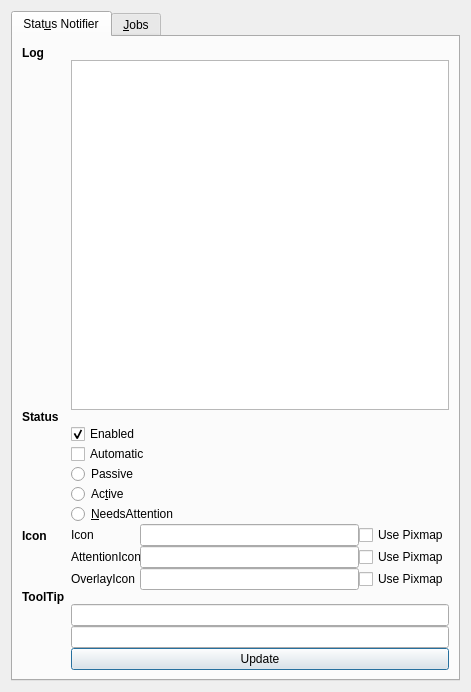
<?xml version="1.0" encoding="UTF-8"?>
<ui version="4.0">
 <class>StatusNotifierTest</class>
 <widget class="QDialog" name="StatusNotifierTest">
  <property name="geometry">
   <rect>
    <x>0</x>
    <y>0</y>
    <width>471</width>
    <height>692</height>
   </rect>
  </property>
  <property name="minimumSize">
   <size>
    <width>0</width>
    <height>100</height>
   </size>
  </property>
  <property name="windowTitle">
   <string>Stat&amp;usNotifier Testap</string>
  </property>
  <property name="windowIcon">
   <iconset theme="plasma">
    <normaloff>.</normaloff>.</iconset>
  </property>
  <layout class="QHBoxLayout" name="horizontalLayout_2">
   <item>
    <widget class="QTabWidget" name="JobTab">
     <property name="currentIndex">
      <number>0</number>
     </property>
     <widget class="QWidget" name="tab">
      <attribute name="title">
       <string>Stat&amp;us Notifier</string>
      </attribute>
      <layout class="QFormLayout" name="formLayout">
       <property name="verticalSpacing">
        <number>0</number>
       </property>
       <item row="0" column="0">
        <widget class="QLabel" name="label_4">
         <property name="text">
          <string>&lt;html&gt;&lt;head/&gt;&lt;body&gt;&lt;p&gt;&lt;span style=&quot; font-weight:600;&quot;&gt;Log&lt;/span&gt;&lt;/p&gt;&lt;/body&gt;&lt;/html&gt;</string>
         </property>
        </widget>
       </item>
       <item row="1" column="1">
        <widget class="QTextEdit" name="logEdit">
         <property name="minimumSize">
          <size>
           <width>0</width>
           <height>120</height>
          </size>
         </property>
         <property name="readOnly">
          <bool>true</bool>
         </property>
        </widget>
       </item>
       <item row="2" column="0">
        <widget class="QLabel" name="label">
         <property name="text">
          <string>&lt;b&gt;Status&lt;/b&gt;</string>
         </property>
        </widget>
       </item>
       <item row="3" column="1">
        <widget class="QCheckBox" name="enabledCheck">
         <property name="text">
          <string>Enabled</string>
         </property>
         <property name="checked">
          <bool>true</bool>
         </property>
        </widget>
       </item>
       <item row="4" column="1">
        <widget class="QCheckBox" name="statusAuto">
         <property name="text">
          <string>Automatic</string>
         </property>
        </widget>
       </item>
       <item row="5" column="1">
        <widget class="QRadioButton" name="statusPassive">
         <property name="text">
          <string>Passive</string>
         </property>
        </widget>
       </item>
       <item row="6" column="1">
        <widget class="QRadioButton" name="statusActive">
         <property name="text">
          <string>Ac&amp;tive</string>
         </property>
        </widget>
       </item>
       <item row="7" column="1">
        <widget class="QRadioButton" name="statusNeedsAttention">
         <property name="text">
          <string>&amp;NeedsAttention</string>
         </property>
        </widget>
       </item>
       <item row="8" column="0">
        <widget class="QLabel" name="label_3">
         <property name="text">
          <string>&lt;b&gt;Icon&lt;/b&gt;</string>
         </property>
        </widget>
       </item>
       <item row="9" column="0">
        <widget class="QLabel" name="label_2">
         <property name="text">
          <string>&lt;b&gt;ToolTip&lt;/b&gt;</string>
         </property>
        </widget>
       </item>
       <item row="11" column="1">
        <widget class="QLineEdit" name="tooltipText"/>
       </item>
       <item row="12" column="1">
        <widget class="QLineEdit" name="tooltipSubtext"/>
       </item>
       <item row="13" column="1">
        <widget class="QPushButton" name="updateButton">
         <property name="text">
          <string>Update</string>
         </property>
        </widget>
       </item>
       <item row="8" column="1">
        <layout class="QFormLayout" name="iconsLayout">
         <item row="1" column="0">
          <widget class="QLabel" name="label_8">
           <property name="text">
            <string>Icon</string>
           </property>
          </widget>
         </item>
         <item row="2" column="0">
          <widget class="QLabel" name="label_9">
           <property name="text">
            <string>AttentionIcon</string>
           </property>
          </widget>
         </item>
         <item row="3" column="0">
          <widget class="QLabel" name="label_10">
           <property name="text">
            <string>OverlayIcon</string>
           </property>
          </widget>
         </item>
         <item row="1" column="1">
          <layout class="QHBoxLayout" name="iconLayout">
           <item>
            <widget class="QLineEdit" name="iconName"/>
           </item>
           <item>
            <widget class="QCheckBox" name="iconPixmapCheckbox">
             <property name="text">
              <string>Use Pixmap</string>
             </property>
            </widget>
           </item>
          </layout>
         </item>
         <item row="2" column="1">
          <layout class="QHBoxLayout" name="attentionIconLayout">
           <item>
            <widget class="QLineEdit" name="attentionIconName"/>
           </item>
           <item>
            <widget class="QCheckBox" name="attentionIconPixmapCheckbox">
             <property name="text">
              <string>Use Pixmap</string>
             </property>
            </widget>
           </item>
          </layout>
         </item>
         <item row="3" column="1">
          <layout class="QHBoxLayout" name="overlayIconLayout">
           <item>
            <widget class="QLineEdit" name="overlayIconName"/>
           </item>
           <item>
            <widget class="QCheckBox" name="overlayIconPixmapCheckbox">
             <property name="text">
              <string>Use Pixmap</string>
             </property>
            </widget>
           </item>
          </layout>
         </item>
        </layout>
       </item>
      </layout>
     </widget>
     <widget class="QWidget" name="tab_2">
      <attribute name="title">
       <string>&amp;Jobs</string>
      </attribute>
      <layout class="QFormLayout" name="formLayout_2">
       <property name="verticalSpacing">
        <number>0</number>
       </property>
       <item row="0" column="0">
        <widget class="QLabel" name="label_5">
         <property name="text">
          <string>&lt;b&gt;Job Control&lt;/b&gt;</string>
         </property>
        </widget>
       </item>
       <item row="4" column="0">
        <widget class="QLabel" name="label_6">
         <property name="text">
          <string>&lt;b&gt;Progress&lt;/b&gt;</string>
         </property>
        </widget>
       </item>
       <item row="6" column="1">
        <widget class="QProgressBar" name="jobProgressBar">
         <property name="value">
          <number>0</number>
         </property>
        </widget>
       </item>
       <item row="7" column="0">
        <widget class="QLabel" name="label_7">
         <property name="text">
          <string>&lt;b&gt;Naming&lt;/b&gt;</string>
         </property>
        </widget>
       </item>
       <item row="8" column="1">
        <widget class="QLineEdit" name="nameText"/>
       </item>
       <item row="10" column="1">
        <widget class="QLineEdit" name="subText"/>
       </item>
       <item row="2" column="1">
        <widget class="QSlider" name="speedSlider">
         <property name="minimum">
          <number>1</number>
         </property>
         <property name="maximum">
          <number>10</number>
         </property>
         <property name="pageStep">
          <number>10</number>
         </property>
         <property name="value">
          <number>5</number>
         </property>
         <property name="orientation">
          <enum>Qt::Horizontal</enum>
         </property>
         <property name="tickPosition">
          <enum>QSlider::TicksBelow</enum>
         </property>
         <property name="tickInterval">
          <number>1</number>
         </property>
        </widget>
       </item>
       <item row="1" column="1">
        <widget class="QCheckBox" name="jobEnabledCheck">
         <property name="text">
          <string>Job Started</string>
         </property>
        </widget>
       </item>
      </layout>
     </widget>
    </widget>
   </item>
  </layout>
 </widget>
 <resources/>
 <connections/>
</ui>
